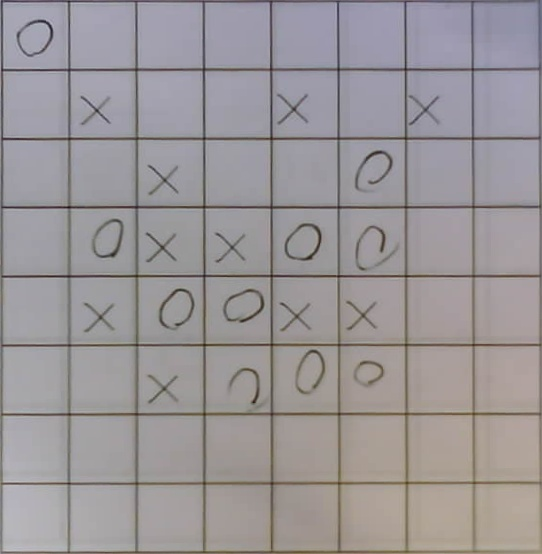
#> input picture res/temp_board.jpg, 542 x 554 px, found by its file name
$ python test_contours.py
#> lines starting #> are read from the running program, lines starting #| are printed output that depends on the picture; after the words box and inside, x2 and y2 are one past the last pixel; in counts of white or black regions, pixels touching at a corner belong together
import cv2
import numpy as np


board_shape = 8
padding = 10

im_bgr = cv2.imread('temp/temp_board.jpg', cv2.IMREAD_COLOR)  # 彩色图像
#> im_bgr is the input picture: shape (554, 542, 3); mean B, G, R 152, 149.6, 154.3

# [46 lines left out: functions _find_chessboard, orderPoints, warpImage, not called in this run]

# 计算长宽
def pointDistance(a, b):
    return int(np.sqrt(np.sum(np.square(a - b))))

# 根据棋盘大小 初始化 棋盘
def init_state(board_shape):
    # 0 未下子 1 圆圈 2 叉叉
    return np.zeros((board_shape,board_shape),dtype=int)

# 从轮廓中获取中心点
# [13 lines left out: function get_center_point, not called in this run]


# 获取棋盘状态 数组
def get_state(shape,board_state,points,type):
    h,w = shape

    for point in points:
        x = point[0]
        y = point[1]
        location = get_location_by_point((x, y),(0,0),(w-1,h-1))
        # print(f"location(x:{location[0]},y:{location[1]})")
        board_state[location[1]][location[0]] = type

    return board_state


# 输入一个点 获取 棋盘坐标位置
def get_location_by_point(center_point,start_point,end_point):
    location_x = -1
    location_y = -1

    center_x,center_y = center_point
    min_x, min_y = start_point
    max_x, max_y = end_point

    x_series = np.linspace(min_x, max_x, board_shape+1, dtype=int)
    y_series = np.linspace(min_y, max_y, board_shape+1, dtype=int)
    for i in range(board_shape):
        if x_series[i] < center_x and center_x < x_series[i+1]:
            location_x = i
    for i in range(board_shape):
        if y_series[i] < center_y and center_y < y_series[i+1]:
            location_y = i

    return (location_x,location_y)

# 寻找交叉点
# [108 lines left out: functions find_cross, find_cross2, find_circle, is_cross_in_center, not called in this run]

# 画 十字点
def draw_point(img,p):
    cv2.line(img, (p[0]-10,p[1]), (p[0]+10,p[1]), (0,0,255), 1)
    cv2.line(img, (p[0],p[1]-10), (p[0],p[1]+10), (0,0,255), 1)

    return img

# 根据边缘检测图 输出圆心坐标
def get_circle_point(edge_img):
    points = []
    # 使用霍夫变换检测圆形
    #                                                               圆心距      canny阈值    投票数      最小半径       最大半径
    circles = cv2.HoughCircles(edge_img, cv2.HOUGH_GRADIENT, dp=1, minDist=20, param1=50, param2=30, minRadius=10, maxRadius=50)

    # 如果找到圆形，则绘制出来
    if circles is not None:
        circles = np.uint16(np.around(circles))
        for i in circles[0, :]:

            points.append((i[0], i[1]))
    return points

im_gray = cv2.cvtColor(im_bgr, cv2.COLOR_BGR2GRAY) # 转灰度图像
im_gray = cv2.GaussianBlur(im_gray, (3,3), 0) # 灰度图像滤波降噪
im_edge = cv2.Canny(im_gray, 30, 50) # 边缘检测获得边缘图像
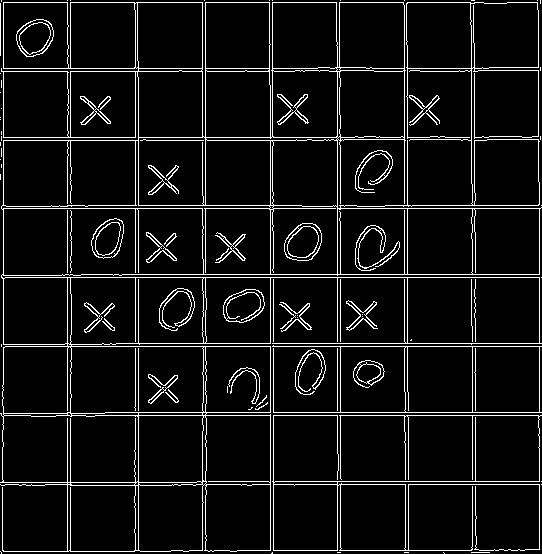
#> im_edge: shape (554, 542); 7.2% white in thin lines or dots


h,w = im_bgr.shape[:2]
#> h = 554; w = 542

# 寻找所有轮廓
contours, _ = cv2.findContours(im_edge, cv2.RETR_LIST, cv2.CHAIN_APPROX_SIMPLE)
#> contours = 190 contours, 74 with area under 20; largest, box (x1, y1, x2, y2) and area: (0, 2, 542, 552) 200371, (3, 208, 204, 276) 13223, (272, 345, 542, 413) 13138, (2, 415, 139, 483) 9046, (70, 346, 204, 414) 8774
# print(len(contours))

# 画出所有轮廓
img_all = np.copy(im_bgr)
cv2.drawContours(img_all, contours, -1, (0, 0, 255), 2)
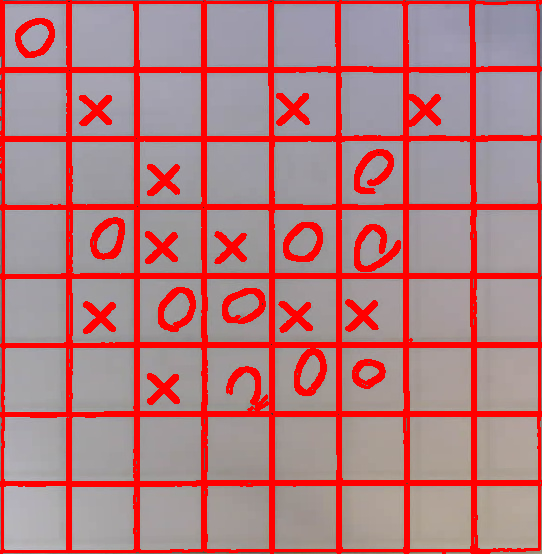
#> img_all: shape (554, 542, 3); mean B, G, R 126.2, 123.3, 180.2
cv2.imwrite("res/test_all.jpg",img_all)

# 初始化棋盘状态
states = init_state(board_shape=board_shape)

# 找到圆圆
img_circle = np.copy(im_bgr)
points = get_circle_point(im_edge)
#> in get_circle_point, `circles = cv2.HoughCircles(edge_img, cv2.HOUGH_GRADIENT, dp=1, minDist..`: circles = [[34.5, 37.5, 36.9], [240.5, 308.5, 33.8], [307.5, 241.5, 33.8], [370.5, 240.5, 34.7], [172.5, 309.5, 34.7], [371.5, 164.5, 33.8], [116.5, 242.5, 24.6], [243.5, 388.5, 17.4], [366.5, 372.5, 12.7], [309.5, 375.5, 14.1]]
#> in get_circle_point, `circles = np.uint16(np.around(circles))`: circles = [[34, 38, 37], [240, 308, 34], [308, 242, 34], [370, 240, 35], [172, 310, 35], [372, 164, 34], [116, 242, 25], [244, 388, 17], [366, 372, 13], [310, 376, 14]]
#> the loop in get_circle_point, `for i in circles[0, :]: ` made 10 passes
#> after the loop in get_circle_point, `for i in circles[0, :]:`: points = [(34, 38), (240, 308), (308, 242), (370, 240), (172, 310), (372, 164), (116, 242), (244, 388), (366, 372), (310, 376)]
print(points)
#| [(34, 38), (240, 308), (308, 242), (370, 240), (172, 310), (372, 164), (116, 242), (244, 388), (366, 372), (310, 376)]
for point in points:#画圆心
    img_circle = draw_point(img_circle,point)
#> this loop made 10 passes
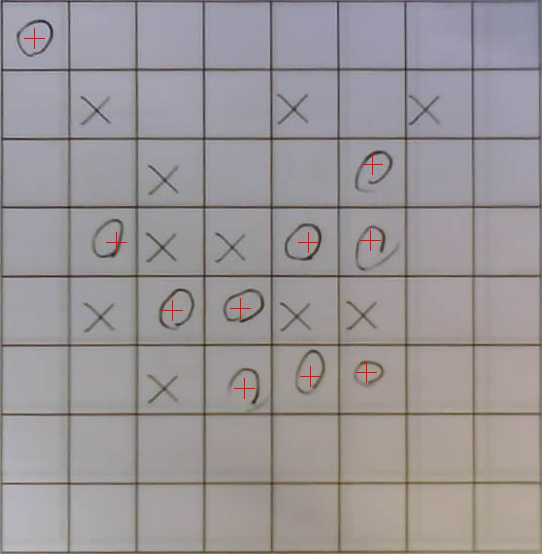
#> img_circle: shape (554, 542, 3); mean B, G, R 151.8, 149.4, 154.4
cv2.imwrite("res/test_circle.jpg",img_circle)
states = get_state((h,w),states,points,1)
#> the loop in get_state, `for point in points:` made 10 passes
#> (x, y, center_x in get_location_by_point, center_y in get_location_by_point, location) on passes 1 to 10: (34, 38, 34, 38, (0, 0)), (240, 308, 240, 308, (3, 4)), (308, 242, 308, 242, (4, 3)), (370, 240, 370, 240, (5, 3)), (172, 310, 172, 310, (2, 4)), (372, 164, 372, 164, (5, 2)), (116, 242, 116, 242, (1, 3)), (244, 388, 244, 388, (3, 5)), (366, 372, 366, 372, (5, 5)), (310, 376, 310, 376, (4, 5))

# [9 lines of commented-out code are left out]
